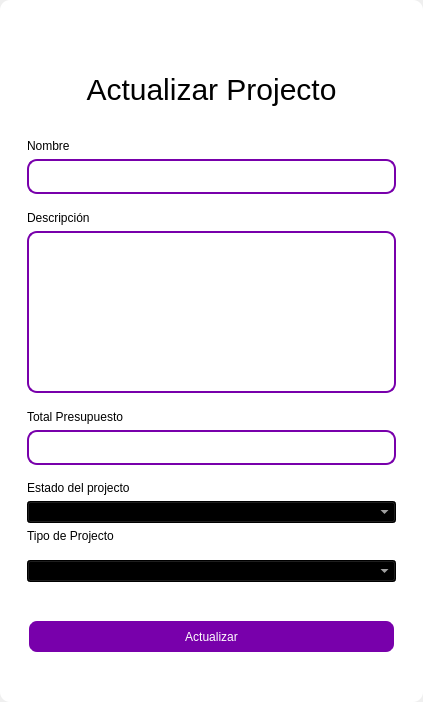
<?xml version="1.0" encoding="UTF-8"?>
<ui version="4.0">
 <class>MainWindow</class>
 <widget class="QMainWindow" name="MainWindow">
  <property name="geometry">
   <rect>
    <x>0</x>
    <y>0</y>
    <width>423</width>
    <height>702</height>
   </rect>
  </property>
  <property name="windowTitle">
   <string>MainWindow</string>
  </property>
  <property name="styleSheet">
   <string notr="true"/>
  </property>
  <widget class="QWidget" name="centralwidget">
   <property name="styleSheet">
    <string notr="true"/>
   </property>
   <layout class="QVBoxLayout" name="verticalLayout">
    <property name="spacing">
     <number>0</number>
    </property>
    <property name="leftMargin">
     <number>0</number>
    </property>
    <property name="topMargin">
     <number>0</number>
    </property>
    <property name="rightMargin">
     <number>0</number>
    </property>
    <property name="bottomMargin">
     <number>0</number>
    </property>
    <item>
     <widget class="QFrame" name="frame">
      <property name="enabled">
       <bool>true</bool>
      </property>
      <property name="styleSheet">
       <string notr="true">QFrame {
	border-radius:10px;
	background-color: rgb(255, 255, 255);
 }
</string>
      </property>
      <property name="frameShape">
       <enum>QFrame::StyledPanel</enum>
      </property>
      <property name="frameShadow">
       <enum>QFrame::Raised</enum>
      </property>
      <layout class="QVBoxLayout" name="verticalLayout_2">
       <item>
        <widget class="QFrame" name="frame_superior">
         <property name="minimumSize">
          <size>
           <width>0</width>
           <height>40</height>
          </size>
         </property>
         <property name="maximumSize">
          <size>
           <width>16777215</width>
           <height>40</height>
          </size>
         </property>
         <property name="styleSheet">
          <string notr="true">QPushButton{
border-radius:18px;
}

QPushButton:hover{
	background-color: rgb(0, 0, 0);
}
</string>
         </property>
         <property name="frameShape">
          <enum>QFrame::StyledPanel</enum>
         </property>
         <property name="frameShadow">
          <enum>QFrame::Raised</enum>
         </property>
         <layout class="QHBoxLayout" name="horizontalLayout_3">
          <property name="spacing">
           <number>4</number>
          </property>
          <property name="leftMargin">
           <number>0</number>
          </property>
          <property name="topMargin">
           <number>0</number>
          </property>
          <property name="rightMargin">
           <number>0</number>
          </property>
          <property name="bottomMargin">
           <number>0</number>
          </property>
          <item>
           <widget class="QPushButton" name="btn_icon">
            <property name="text">
             <string/>
            </property>
            <property name="iconSize">
             <size>
              <width>40</width>
              <height>40</height>
             </size>
            </property>
           </widget>
          </item>
          <item>
           <spacer name="horizontalSpacer_2">
            <property name="orientation">
             <enum>Qt::Horizontal</enum>
            </property>
            <property name="sizeHint" stdset="0">
             <size>
              <width>443</width>
              <height>20</height>
             </size>
            </property>
           </spacer>
          </item>
          <item>
           <widget class="QPushButton" name="bt_minimizar">
            <property name="minimumSize">
             <size>
              <width>38</width>
              <height>38</height>
             </size>
            </property>
            <property name="maximumSize">
             <size>
              <width>38</width>
              <height>38</height>
             </size>
            </property>
            <property name="cursor">
             <cursorShape>PointingHandCursor</cursorShape>
            </property>
            <property name="text">
             <string/>
            </property>
            <property name="icon">
             <iconset>
              <normaloff>image/minus.svg</normaloff>image/minus.svg</iconset>
            </property>
            <property name="iconSize">
             <size>
              <width>38</width>
              <height>38</height>
             </size>
            </property>
           </widget>
          </item>
          <item>
           <widget class="QPushButton" name="bt_maximizar">
            <property name="minimumSize">
             <size>
              <width>38</width>
              <height>38</height>
             </size>
            </property>
            <property name="maximumSize">
             <size>
              <width>38</width>
              <height>38</height>
             </size>
            </property>
            <property name="cursor">
             <cursorShape>PointingHandCursor</cursorShape>
            </property>
            <property name="text">
             <string/>
            </property>
            <property name="icon">
             <iconset>
              <normaloff>image/chevron-up.svg</normaloff>image/chevron-up.svg</iconset>
            </property>
            <property name="iconSize">
             <size>
              <width>38</width>
              <height>38</height>
             </size>
            </property>
           </widget>
          </item>
          <item>
           <widget class="QPushButton" name="bt_restaurar">
            <property name="minimumSize">
             <size>
              <width>38</width>
              <height>38</height>
             </size>
            </property>
            <property name="maximumSize">
             <size>
              <width>38</width>
              <height>38</height>
             </size>
            </property>
            <property name="cursor">
             <cursorShape>PointingHandCursor</cursorShape>
            </property>
            <property name="text">
             <string/>
            </property>
            <property name="icon">
             <iconset>
              <normaloff>image/chevron-down.svg</normaloff>image/chevron-down.svg</iconset>
            </property>
            <property name="iconSize">
             <size>
              <width>38</width>
              <height>38</height>
             </size>
            </property>
           </widget>
          </item>
          <item>
           <widget class="QPushButton" name="bt_cerrar">
            <property name="minimumSize">
             <size>
              <width>38</width>
              <height>38</height>
             </size>
            </property>
            <property name="maximumSize">
             <size>
              <width>38</width>
              <height>38</height>
             </size>
            </property>
            <property name="cursor">
             <cursorShape>PointingHandCursor</cursorShape>
            </property>
            <property name="text">
             <string/>
            </property>
            <property name="icon">
             <iconset>
              <normaloff>image/x.svg</normaloff>image/x.svg</iconset>
            </property>
            <property name="iconSize">
             <size>
              <width>38</width>
              <height>38</height>
             </size>
            </property>
           </widget>
          </item>
         </layout>
        </widget>
       </item>
       <item>
        <widget class="QFrame" name="frame_3">
         <property name="styleSheet">
          <string notr="true">QLabel {
	color: rgb(255, 255, 254);
	font: 12pt &quot;Arial&quot;;
	background-color: rgba(0, 0, 0,0);
}

QTextEdit{
background-color: rgba(0, 0, 0,0);
border-radius:10px; 
font: 12pt &quot;Arial&quot;;
color: rgb(255, 255, 254);
border: 2px solid  rgb(255, 255, 255);

}

QTextEdit:hover{
background-color: rgba(0, 0, 0,0);
border-radius:10px; 
font: 12pt &quot;Arial&quot;;
border: 2px solid  rgb(120, 0, 171);
}

QTextEdit:focus{
background-color: rgb(0, 0, 0);
border-radius:10px; 
font: 12pt &quot;Arial&quot;;
border: 2px solid rgb(120, 0, 171);
}

QLineEdit{
background-color: rgba(0, 0, 0,0);
border-radius:10px; 
font: 12pt &quot;Arial&quot;;
color: rgb(255, 255, 254);
border: 2px solid  rgb(255, 255, 255);

}

QLineEdit:hover{
background-color: rgba(0, 0, 0,0);
border-radius:10px; 
font: 12pt &quot;Arial&quot;;
border: 2px solid  rgb(120, 0, 171);
}

QLineEdit:focus{
background-color: rgb(0, 0, 0);
border-radius:10px; 
font: 12pt &quot;Arial&quot;;
border: 2px solid rgb(120, 0, 171);
}

QCheckBox{
	font: 12pt &quot;Arial&quot;;
	color: rgb(255, 255, 255);
}

QCheckBox::indicator {
    width: 18px;
    height:18px;
}

QCheckBox::indicator:unchecked {
   background-image: url(image/square.svg);
}

QCheckBox::indicator:checked {
   background-image: url(image/check-square.svg);
}

QPushButton{
border-radius:10px; 
font: 12pt &quot;Arial&quot;;
color: rgb(255, 255, 254);
border: 2px solid #ffffff;
}

QPushButton:hover{
border-radius:10px; 
font: 12pt &quot;Arial&quot;;
color: rgb(255, 255, 255);
border: 2px solid rgb(120, 0, 171);
	background-color: rgb(120, 0, 171);
}
</string>
         </property>
         <property name="frameShape">
          <enum>QFrame::StyledPanel</enum>
         </property>
         <property name="frameShadow">
          <enum>QFrame::Raised</enum>
         </property>
         <layout class="QHBoxLayout" name="horizontalLayout_4">
          <item>
           <layout class="QVBoxLayout" name="verticalLayout_4">
            <item>
             <widget class="QLabel" name="label_3">
              <property name="minimumSize">
               <size>
                <width>100</width>
                <height>50</height>
               </size>
              </property>
              <property name="styleSheet">
               <string notr="true">font-size: 30px;
color: rgb(0, 0, 0);</string>
              </property>
              <property name="text">
               <string>Actualizar Projecto</string>
              </property>
              <property name="alignment">
               <set>Qt::AlignCenter</set>
              </property>
             </widget>
            </item>
            <item>
             <widget class="QFrame" name="frame_4">
              <property name="maximumSize">
               <size>
                <width>400</width>
                <height>600</height>
               </size>
              </property>
              <property name="styleSheet">
               <string notr="true">QLabel {
color: rgb(0, 0, 0);
	font: 12pt &quot;Arial&quot;;
	background-color: rgba(0, 0, 0,0);
}

QTextEdit{
background-color: rgba(0, 0, 0,0);
border-radius:10px; 
font: 12pt &quot;Arial&quot;;
color: rgb(0, 0, 0);
border: 2px solid  rgb(120, 0, 171);

}

QTextEdit:hover{
background-color: rgba(0, 0, 0,0);
border-radius:10px; 
font: 12pt &quot;Arial&quot;;
border: 2px solid  rgb(120, 0, 171);
	color: rgb(255, 255, 255);
}

QTextEdit:focus{
background-color: rgb(0, 0, 0);
border-radius:10px; 
font: 12pt &quot;Arial&quot;;
border: 2px solid rgb(120, 0, 171);
	
}

QLineEdit{
background-color: rgba(0, 0, 0,0);
border-radius:10px; 
font: 12pt &quot;Arial&quot;;
	color: rgb(0, 0, 0);
border: 2px solid  rgb(120, 0, 171);
}

QLineEdit:hover{
background-color: rgba(0, 0, 0,0);
border-radius:10px; 
font: 12pt &quot;Arial&quot;;
border: 2px solid  rgb(120, 0, 171);
}

QLineEdit:focus{
background-color: rgb(0, 0, 0);
border-radius:10px; 
font: 12pt &quot;Arial&quot;;
border: 2px solid rgb(120, 0, 171);
color: rgb(255, 255, 255);
}

QCheckBox{
	font: 12pt &quot;Arial&quot;;
	color: rgb(255, 255, 255);
}

QCheckBox::indicator {
    width: 18px;
    height:18px;
}

QCheckBox::indicator:unchecked {
   background-image: url(image/square.svg);
}

QCheckBox::indicator:checked {
   background-image: url(image/check-square.svg);
}

QPushButton{
border-radius:10px; 
font: 12pt &quot;Arial&quot;;
color: rgb(255, 255, 254);
border: 2px solid #ffffff;
background-color: rgb(120, 0, 171);
}

QPushButton:hover{
border-radius:10px; 
font: 12pt &quot;Arial&quot;;
color: rgb(255, 255, 255);
border: 2px solid rgb(120, 0, 171);
	background-color: rgb(120, 0, 171);
}
</string>
              </property>
              <property name="frameShape">
               <enum>QFrame::StyledPanel</enum>
              </property>
              <property name="frameShadow">
               <enum>QFrame::Raised</enum>
              </property>
              <layout class="QVBoxLayout" name="verticalLayout_3">
               <item>
                <spacer name="verticalSpacer_3">
                 <property name="orientation">
                  <enum>Qt::Vertical</enum>
                 </property>
                 <property name="sizeHint" stdset="0">
                  <size>
                   <width>20</width>
                   <height>40</height>
                  </size>
                 </property>
                </spacer>
               </item>
               <item>
                <widget class="QLabel" name="label_4">
                 <property name="text">
                  <string>Nombre</string>
                 </property>
                </widget>
               </item>
               <item>
                <widget class="QLineEdit" name="nametxt">
                 <property name="minimumSize">
                  <size>
                   <width>0</width>
                   <height>35</height>
                  </size>
                 </property>
                </widget>
               </item>
               <item>
                <spacer name="verticalSpacer_4">
                 <property name="orientation">
                  <enum>Qt::Vertical</enum>
                 </property>
                 <property name="sizeHint" stdset="0">
                  <size>
                   <width>20</width>
                   <height>40</height>
                  </size>
                 </property>
                </spacer>
               </item>
               <item>
                <widget class="QLabel" name="label_7">
                 <property name="text">
                  <string>Descripción</string>
                 </property>
                </widget>
               </item>
               <item>
                <widget class="QTextEdit" name="descriptiontxt"/>
               </item>
               <item>
                <spacer name="verticalSpacer">
                 <property name="orientation">
                  <enum>Qt::Vertical</enum>
                 </property>
                 <property name="sizeHint" stdset="0">
                  <size>
                   <width>20</width>
                   <height>40</height>
                  </size>
                 </property>
                </spacer>
               </item>
               <item>
                <widget class="QLabel" name="label_5">
                 <property name="text">
                  <string>Total Presupuesto</string>
                 </property>
                </widget>
               </item>
               <item>
                <widget class="QLineEdit" name="budgettxt">
                 <property name="minimumSize">
                  <size>
                   <width>0</width>
                   <height>35</height>
                  </size>
                 </property>
                 <property name="maximumSize">
                  <size>
                   <width>16777215</width>
                   <height>16777215</height>
                  </size>
                 </property>
                 <property name="echoMode">
                  <enum>QLineEdit::Normal</enum>
                 </property>
                </widget>
               </item>
               <item>
                <spacer name="verticalSpacer_5">
                 <property name="orientation">
                  <enum>Qt::Vertical</enum>
                 </property>
                 <property name="sizeHint" stdset="0">
                  <size>
                   <width>20</width>
                   <height>40</height>
                  </size>
                 </property>
                </spacer>
               </item>
               <item>
                <widget class="QLabel" name="label_status">
                 <property name="text">
                  <string>Estado del projecto</string>
                 </property>
                </widget>
               </item>
               <item>
                <widget class="QComboBox" name="status_combobox">
                 <property name="styleSheet">
                  <string notr="true">color: rgb(255, 255, 255);
background-color: rgb(0, 0, 0);</string>
                 </property>
                </widget>
               </item>
               <item>
                <widget class="QLabel" name="label_type">
                 <property name="text">
                  <string>Tipo de Projecto</string>
                 </property>
                </widget>
               </item>
               <item>
                <spacer name="verticalSpacer_6">
                 <property name="orientation">
                  <enum>Qt::Vertical</enum>
                 </property>
                 <property name="sizeHint" stdset="0">
                  <size>
                   <width>20</width>
                   <height>40</height>
                  </size>
                 </property>
                </spacer>
               </item>
               <item>
                <widget class="QComboBox" name="type_combobox">
                 <property name="styleSheet">
                  <string notr="true">color: rgb(255, 255, 255);
background-color: rgb(0, 0, 0);</string>
                 </property>
                </widget>
               </item>
               <item>
                <spacer name="verticalSpacer_10">
                 <property name="orientation">
                  <enum>Qt::Vertical</enum>
                 </property>
                 <property name="sizeHint" stdset="0">
                  <size>
                   <width>20</width>
                   <height>40</height>
                  </size>
                 </property>
                </spacer>
               </item>
               <item>
                <spacer name="verticalSpacer_9">
                 <property name="orientation">
                  <enum>Qt::Vertical</enum>
                 </property>
                 <property name="sizeHint" stdset="0">
                  <size>
                   <width>20</width>
                   <height>50</height>
                  </size>
                 </property>
                </spacer>
               </item>
               <item>
                <widget class="QPushButton" name="btn_update">
                 <property name="minimumSize">
                  <size>
                   <width>0</width>
                   <height>35</height>
                  </size>
                 </property>
                 <property name="cursor">
                  <cursorShape>PointingHandCursor</cursorShape>
                 </property>
                 <property name="text">
                  <string>Actualizar</string>
                 </property>
                </widget>
               </item>
               <item>
                <spacer name="verticalSpacer_7">
                 <property name="orientation">
                  <enum>Qt::Vertical</enum>
                 </property>
                 <property name="sizeHint" stdset="0">
                  <size>
                   <width>20</width>
                   <height>40</height>
                  </size>
                 </property>
                </spacer>
               </item>
               <item>
                <spacer name="verticalSpacer_8">
                 <property name="orientation">
                  <enum>Qt::Vertical</enum>
                 </property>
                 <property name="sizeHint" stdset="0">
                  <size>
                   <width>20</width>
                   <height>40</height>
                  </size>
                 </property>
                </spacer>
               </item>
              </layout>
             </widget>
            </item>
           </layout>
          </item>
         </layout>
        </widget>
       </item>
      </layout>
     </widget>
    </item>
   </layout>
  </widget>
 </widget>
 <resources/>
 <connections/>
</ui>
